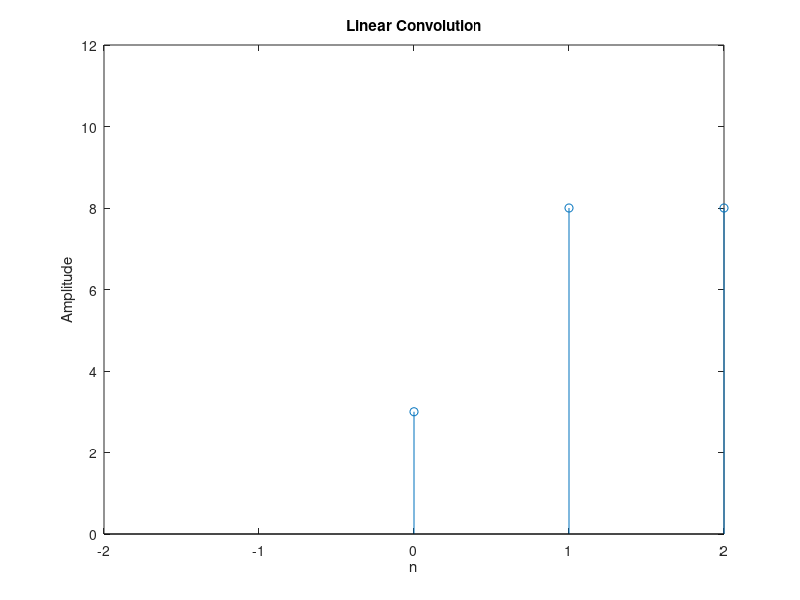

This chart was generated by the following MATLAB code:
%Q1
% Linear Convolution of x(n)=[1 2 1 2]  , h(n)=[3 2 1 2]

clc;
clear;
close;
xn1 = [1 2 1 2];
hn1 = [3 2 1 2];
l1 = length(xn1);
l2 = length(hn1);
p = l1 + l2 - 1;
Xn1 = zeros(1,p);
for i = 1:p
    sum=0;
    for j=1:l1
        if (i-j+1>0) && (i-j+1 <= l2)
            sum = sum+xn1(j)*hn1(i-j+1);
        end
    end
    y(i) = sum;
end
p_range = 0:p-1;
disp(y)
stem(p_range,y);
axis([-2 2 0 12]);
xlabel('n');
ylabel('Amplitude');
title('Linear Convolution');

%Q2
%linear convolution of x(n)=[1 2 1 1]  , h(n)=[1 1 1 1]

x = [1, 2, 1, 1];
h = [1, 1, 1, 1];
len_x = length(x);
len_h = length(h);
len_y = len_x + len_h - 1;
y = zeros(1, len_y);
for i = 1:len_x
    for j = 1:len_h
        y(i+j-1) = y(i+j-1) + x(i) * h(j);
    end
end
disp('Linear Convolution Result:');
disp(y);
